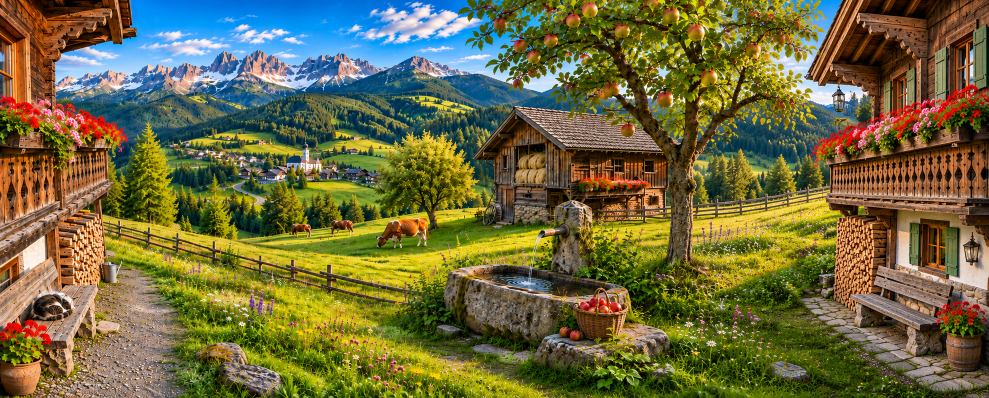
#> input picture zrodlo/panorama.png, 1977 x 795 px, found by its file name (shown at 1/2 size)
$ python build_layers.py
#> lines starting #> are read from the running program, lines starting #| are printed output that depends on the picture; after the words box and inside, x2 and y2 are one past the last pixel; in counts of white or black regions, pixels touching at a corner belong together
import cv2, numpy as np, json
src=cv2.imread('zrodlo/panorama.png'); H,W=src.shape[:2]
#> further down, src is the input picture: shape (795, 1977, 3); mean B, G, R 62.3, 105.8, 110.2
#> after `H, W = src.shape[:2]`: H = 795; W = 1977
def poly(pts): m=np.zeros((H,W),np.uint8); cv2.fillPoly(m,[np.array(pts,np.int32)],255); return m
def curve(pts):  # y per column, interpolated
    xs,ys=zip(*pts); return np.interp(np.arange(W),xs,ys)
ridge=curve([(0,170),(120,172),(250,182),(400,188),(560,192),(650,180),(720,160),(780,148),(850,142),(930,150),(1000,165),(1060,175),(1200,180),(1400,190),(1600,195),(1977,195)])
crest=curve([(0,425),(220,425),(330,440),(420,465),(480,472),(560,462),(650,448),(750,435),(850,422),(950,415),(1340,425),(1400,412),(1500,398),(1600,385),(1680,378),(1977,378)])
Y=np.arange(H)[:,None]
#> Y = 795 values from 0 to 794
below_ridge=(Y>=ridge[None,:]).astype(np.uint8)*255
below_crest=(Y>=crest[None,:]).astype(np.uint8)*255
b,g,r=[src[...,i].astype(int) for i in range(3)]
mx=np.maximum(np.maximum(r,g),b); mn=np.minimum(np.minimum(r,g),b)
sky=(((b>r+50)&(b>g+10))|((mn>185)&(mx-mn<60))).astype(np.uint8)*255
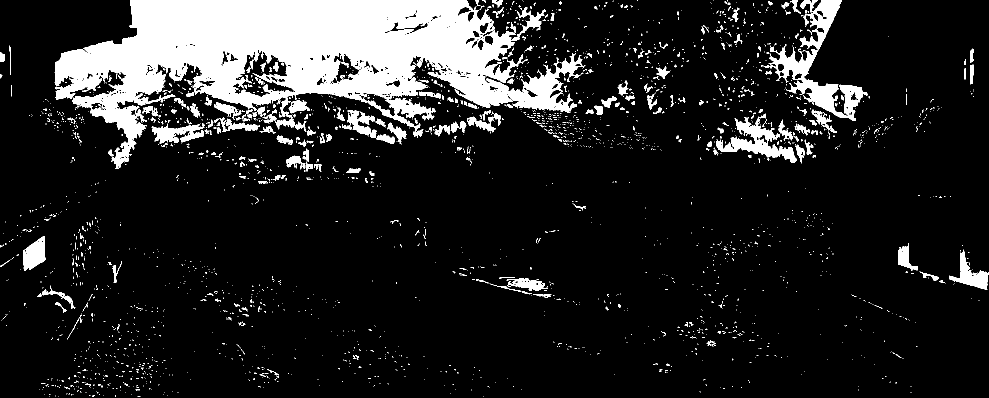
#> sky: shape (795, 1977) (shown at 1/2 size); 13.4% white; 2692 white regions (2422 under 20 px), largest, box (x1, y1, x2, y2) and area: (109, 0, 1171, 338) 153006, (1522, 0, 1735, 242) 11457, (1432, 227, 1593, 326) 4883
tree=poly([(915,0),(1660,0),(1665,80),(1645,170),(1600,240),(1520,262),(1430,282),(1402,330),(1402,532),(1333,532),(1338,322),(1300,272),(1240,232),(1150,215),(1050,200),(990,182),(935,122),(912,60)])
#> in poly, `cv2.fillPoly(m, [np.array(pts, np.int32)], 255)`: m: shape (795, 1977); 12.1% white; 1 white region, box (x1, y1, x2, y2) and area: (912, 0, 1666, 533) 189429
tree=cv2.bitwise_and(tree,cv2.bitwise_not(sky))
#> tree: shape (795, 1977); 10.1% white; 46 white regions (31 under 20 px), largest, box (x1, y1, x2, y2) and area: (931, 0, 1666, 533) 156817, (915, 14, 943, 32) 230, (1623, 0, 1642, 23) 192
tree=cv2.bitwise_and(tree,cv2.bitwise_not(poly([(1720,0),(1977,0),(1977,748),(1700,642),(1668,602),(1670,422),(1650,402),(1630,332),(1626,282),(1650,252),(1682,202),(1682,182),(1640,157),(1625,140)])))
#> in poly (call 2), `cv2.fillPoly(m, [np.array(pts, np.int32)], 255)`: m: shape (795, 1977); 13.8% white; 1 white region, box (x1, y1, x2, y2) and area: (1625, 0, 1977, 749) 217505
#> tree: shape (795, 1977); 10% white; 46 white regions (31 under 20 px), largest, box (x1, y1, x2, y2) and area: (931, 0, 1666, 533) 155644, (915, 14, 943, 32) 230, (1623, 0, 1642, 23) 192
tree=cv2.morphologyEx(tree,cv2.MORPH_OPEN,np.ones((3,3),np.uint8))
#> tree: shape (795, 1977); 9.9% white; 41 white regions (10 under 20 px), largest, box (x1, y1, x2, y2) and area: (934, 0, 1649, 533) 150399, (1609, 51, 1666, 172) 1676, (986, 106, 1020, 149) 628
barn=poly([(948,300),(1030,212),(1062,208),(1322,214),(1348,300),(1342,446),(1195,446),(1195,400),(1100,400),(1100,446),(948,450)])
#> in poly (call 3), `cv2.fillPoly(m, [np.array(pts, np.int32)], 255)`: m: shape (795, 1977); 5.4% white; 1 white region, box (x1, y1, x2, y2) and area: (948, 208, 1349, 451) 85269
barn=cv2.bitwise_and(barn,cv2.bitwise_not(tree))
#> barn: shape (795, 1977); 4.9% white; 11 white regions (6 under 20 px), largest, box (x1, y1, x2, y2) and area: (948, 208, 1338, 451) 77523, (1306, 215, 1324, 228) 84, (1240, 215, 1250, 220) 38, (1209, 211, 1220, 216) 34, (1299, 213, 1304, 219) 22
houseL=poly([(0,0),(274,0),(274,76),(112,82),(110,195),(257,238),(260,302),(228,312),(228,420),(217,440),(214,575),(200,582),(198,700),(152,745),(122,795),(0,795)])
#> in poly (call 4), `cv2.fillPoly(m, [np.array(pts, np.int32)], 255)`: m: shape (795, 1977); 10.2% white; 1 white region, box (x1, y1, x2, y2) and area: (0, 0, 275, 795) 160227
houseR=poly([(1720,0),(1977,0),(1977,748),(1872,748),(1862,682),(1760,682),(1700,642),(1668,602),(1670,422),(1650,402),(1630,332),(1626,282),(1650,252),(1682,202),(1682,182),(1640,157),(1632,140)])
#> in poly (call 5), `cv2.fillPoly(m, [np.array(pts, np.int32)], 255)`: m: shape (795, 1977); 14% white; 1 white region, box (x1, y1, x2, y2) and area: (1626, 0, 1977, 749) 219388

def fill_rows(img,mask,left_only=False):
#> called with left_only = True
    out=img.copy(); Wd=img.shape[1]
#> after `Wd = img.shape[1]`: Wd = 1977
    for y in range(img.shape[0]):
        row=mask[y]>0
        if not row.any(): continue
        x=0
        while x<Wd:
            if not row[x]: x+=1; continue
            a=x
            while x<Wd and row[x]: x+=1
            b=x; L=b-a
            for i in range(L):
                if left_only and a>0:
                    sx=a-1-(i % a); out[y,a+i]=img[y,sx]; continue
                if (i < L/2 and a-1-i>=0) or b+(L-1-i)>=Wd:
                    sx=max(0,a-1-i) if a>0 else min(Wd-1,b+i)
                else:
                    sx=min(Wd-1,b+(L-1-i)) if b<Wd else max(0,a-1-(L-1-i))
                out[y,a+i]=img[y,sx]
#> out: shape (795, 1977, 3); 14.44% of pixels changed, all inside (x1, y1, x2, y2) = (0, 0, 1977, 195)
    return out
def fill_up(img,ridge_y):
    out=img.copy()
    for x in range(img.shape[1]):
        r=int(ridge_y[x])
        for y in range(r,img.shape[0]):
            sy=max(0,2*r-y-1); out[y,x]=img[sy,x]
    return out
def soft(img,orig,mask):
    bl=cv2.GaussianBlur(img,(9,9),0); m=cv2.dilate(mask,np.ones((5,5),np.uint8))>0
    o=orig.copy(); o[m]=bl[m]; o[mask==0]=orig[mask==0]; return o
def inpaint(img,mask,scale=4,rad=6):
    sm=cv2.resize(img,(W//scale,H//scale),interpolation=cv2.INTER_AREA)
    mm=cv2.resize(mask,(W//scale,H//scale),interpolation=cv2.INTER_NEAREST)
    mm=cv2.dilate(mm,np.ones((3,3),np.uint8))
    f=cv2.inpaint(sm,mm,rad,cv2.INPAINT_TELEA)
    f=cv2.GaussianBlur(cv2.resize(f,(W,H),interpolation=cv2.INTER_CUBIC),(5,5),0)
    out=img.copy(); m=mask>0; out[m]=f[m]; return out
feather=lambda m:cv2.GaussianBlur(m,(3,3),0)
def rgba(img,alpha): return np.dstack([img,alpha])

X0,X1=275,1615
# warstwa 0: niebo i góry (wypełnione pod grzbietem, za drzewem)
treeP=cv2.dilate(poly([(915,0),(1660,0),(1665,80),(1645,170),(1600,240),(1520,262),(1430,282),(1402,330),(1402,532),(1333,532),(1338,322),(1300,272),(1240,232),(1150,215),(1050,200),(990,182),(935,122),(912,60)]),np.ones((7,7),np.uint8))
houses=cv2.dilate(cv2.bitwise_or(houseL,houseR),np.ones((5,5),np.uint8))
far=fill_rows(src, cv2.bitwise_and(cv2.bitwise_or(treeP,houses),cv2.bitwise_not(below_ridge)), True)
#> treeP: shape (795, 1977); 12.4% white; 1 white region, box (x1, y1, x2, y2) and area: (909, 0, 1669, 536) 194961
#> below_ridge: shape (795, 1977); 77.3% white; 1 black region, box (x1, y1, x2, y2) and area: (0, 0, 1977, 195) 357220
far=fill_up(far, ridge)
# warstwa 1: wzgórza, dolina, wioska, las (pod grzbietem); pod łąką/drzewem/stodołą wypełnione
occl1=cv2.bitwise_and(cv2.bitwise_or(cv2.bitwise_or(below_crest,tree),barn), below_ridge)
#> occl1: shape (795, 1977); 54.3% white; 68 black regions (49 under 20 px), largest, box (x1, y1, x2, y2) and area: (0, 0, 1977, 472) 715120, (1101, 401, 1195, 422) 1839, (1203, 192, 1234, 212) 282
#> below_crest: shape (795, 1977); 47.2% white; 1 white region, box (x1, y1, x2, y2) and area: (0, 378, 1977, 795) 742566
occl1=cv2.bitwise_or(cv2.bitwise_and(cv2.bitwise_or(cv2.bitwise_or(below_crest,treeP),barn),below_ridge),houses)
#> occl1: shape (795, 1977); 68.2% white; 2 black regions, box (x1, y1, x2, y2) and area: (113, 0, 1717, 472) 497405, (1101, 401, 1195, 422) 1839
mid=fill_rows(src, cv2.bitwise_and(cv2.bitwise_or(treeP,cv2.bitwise_or(barn,houses)),below_ridge), True)
mid=fill_up(mid, crest); mid_a=feather(below_ridge)
# warstwa 2: łąka (bez drzewa i stodoły, które są osobno)
ground_mask=cv2.bitwise_and(below_crest, cv2.bitwise_not(cv2.bitwise_or(tree,barn)))
#> ground_mask: shape (795, 1977); 46.2% white; 4 white regions (3 under 20 px), largest, box (x1, y1, x2, y2) and area: (0, 378, 1977, 795) 726625
ground=fill_rows(src, cv2.bitwise_and(cv2.bitwise_or(cv2.dilate(tree,np.ones((5,5),np.uint8)),cv2.bitwise_or(barn,houses)),below_crest))
#> call 3 of fill_rows, with left_only = False
#> after the loop in fill_rows (call 3), `for y in range(img.shape[0]):`:
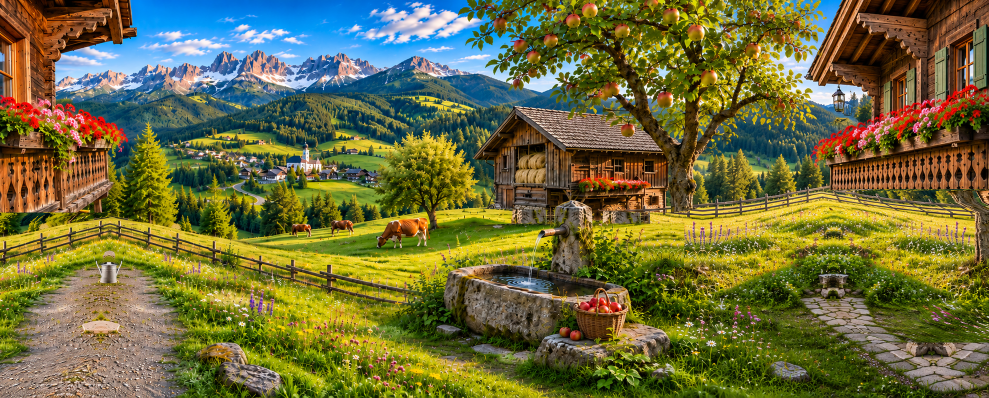
#> out: shape (795, 1977, 3) (shown at 1/2 size); 12.1% of pixels changed, all inside (x1, y1, x2, y2) = (0, 378, 1977, 795)
ground_a=feather(below_crest)
out='img/'
import os
for f in os.listdir(out): os.remove(out+f)
cv2.imwrite(out+'p0_far.jpg', far[:,X0:X1], [cv2.IMWRITE_JPEG_QUALITY,88])
cv2.imwrite(out+'p1_mid.webp', rgba(mid,mid_a)[:,X0:X1], [cv2.IMWRITE_WEBP_QUALITY,88])
cv2.imwrite(out+'p2_ground.webp', rgba(ground,ground_a)[:,X0:X1], [cv2.IMWRITE_WEBP_QUALITY,88])
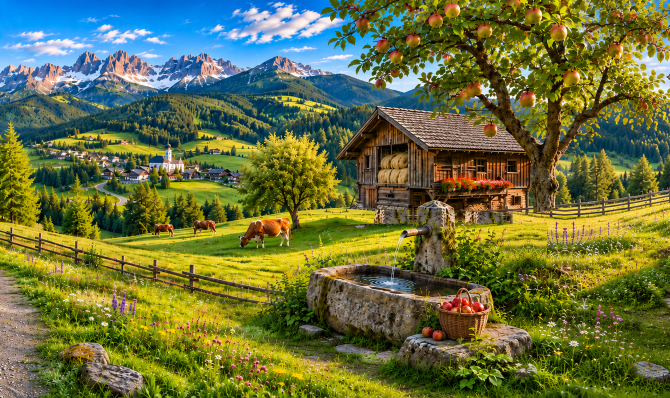
#> saved as p2_ground.webp: shape (795, 1340, 4) (shown at 1/2 size); mean B, G, R, A 62.3, 112.2, 104.3, 117.4
meta={'W':X1-X0,'H':H,'crest':[round(float(crest[x]),1) for x in range(X0,X1,20)],'sprites':{}}
def sprite(name,mask,x0clip=None):
#> called with name = 's_tree'
    ys,xs=np.where(mask>0); x0,x1,y0,y1=xs.min(),xs.max()+1,ys.min(),ys.max()+1
#> after `x0, x1, y0, y1 = (xs.min(), xs.max() + 1, ys.min(), ys.max() + 1)`: x0 = 916; x1 = 1666; y0 = 0; y1 = 533
    cv2.imwrite(out+name+'.webp', rgba(src,feather(mask))[y0:y1,x0:x1], [cv2.IMWRITE_WEBP_QUALITY,90])
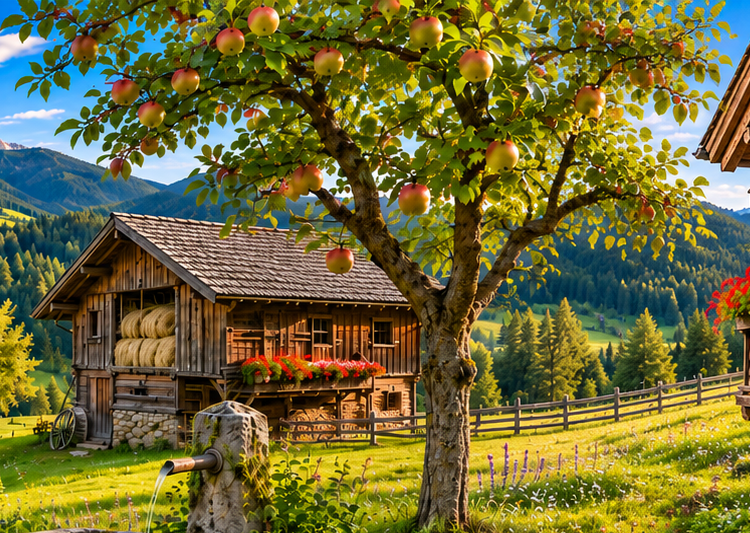
#> saved as s_tree.webp: shape (533, 750, 4); mean B, G, R, A 54.4, 107.2, 110.9, 99.6
    meta['sprites'][name]=[int(x0-X0),int(y0),int(x1-X0),int(y1)]
sprite('s_tree',tree); sprite('s_barn',barn); sprite('s_houseL',houseL); sprite('s_houseR',houseR)
#> call 2 of sprite, with name = 's_barn'
#> in sprite (call 2), `x0, x1, y0, y1 = (xs.min(), xs.max() + 1, ys.min(), ys.max() + 1)`: x0 = 948; x1 = 1338; y0 = 208; y1 = 451
#> in sprite (call 2), `cv2.imwrite(out+name+'.webp', rgba(src,feather(mask))[y0:y1,x0:x1], [c..`:
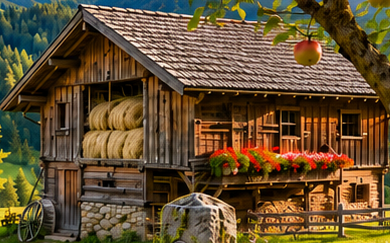
#> saved as s_barn.webp: shape (243, 390, 4); mean B, G, R, A 49.7, 79.5, 99.7, 209
#> call 3 of sprite, with name = 's_houseL'
#> in sprite (call 3), `x0, x1, y0, y1 = (xs.min(), xs.max() + 1, ys.min(), ys.max() + 1)`: x0 = 0; x1 = 275; y0 = 0; y1 = 795
#> in sprite (call 3), `cv2.imwrite(out+name+'.webp', rgba(src,feather(mask))[y0:y1,x0:x1], [c..`:
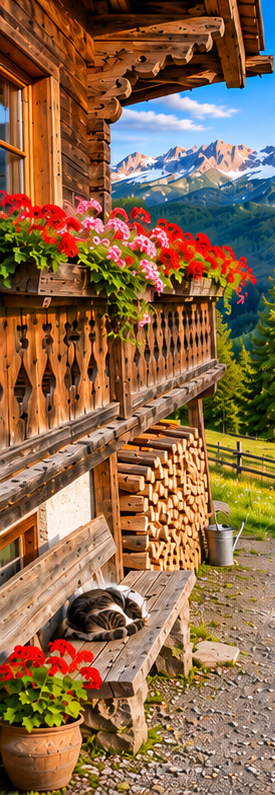
#> saved as s_houseL.webp: shape (795, 275, 4); mean B, G, R, A 72.6, 104.9, 140.1, 186.9
#> call 4 of sprite, with name = 's_houseR'
#> in sprite (call 4), `x0, x1, y0, y1 = (xs.min(), xs.max() + 1, ys.min(), ys.max() + 1)`: x0 = 1626; x1 = 1977; y1 = 749
#> in sprite (call 4), `cv2.imwrite(out+name+'.webp', rgba(src,feather(mask))[y0:y1,x0:x1], [c..`:
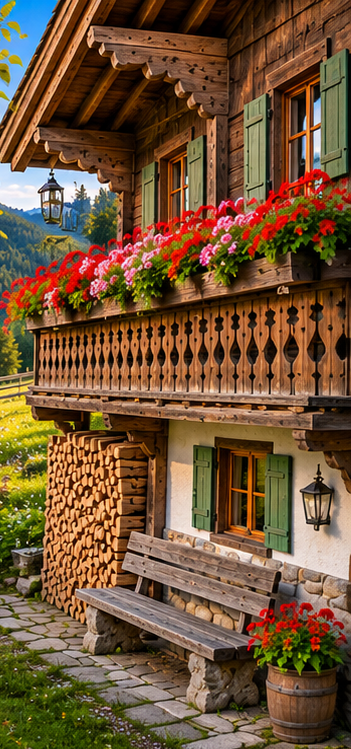
#> saved as s_houseR.webp: shape (749, 351, 4); mean B, G, R, A 55.3, 84.7, 114.2, 212.8
json.dump(meta,open('tools/meta.json','w')); print(meta['sprites'])
#| {'s_tree': [641, 0, 1391, 533], 's_barn': [673, 208, 1063, 451], 's_houseL': [-275, 0, 0, 795], 's_houseR': [1351, 0, 1702, 749]}
